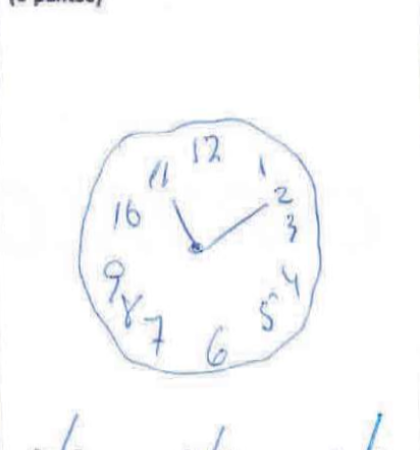
#> input picture PEF-PR24/imagenes_limpias/IC00627P01E20PD00011_2211300001-1 - copia.png, 420 x 450 px
$ python -i contour.py   (imports and definitions only)
#> lines starting #> are read from the running program, lines starting #| are printed output that depends on the picture; after the words box and inside, x2 and y2 are one past the last pixel; in counts of white or black regions, pixels touching at a corner belong together
import cv2
import numpy as np
from shapely.geometry import Polygon

def fit_circle_to_contour(contour:np.ndarray):
    '''
    Function to fit the smallest circle to the detected contour
    Parameters:    contour: detectec contour

    Returns:        center(tuple): center of the circle
                    raidus(int): radius of the circle
    '''
    (x, y), radius = cv2.minEnclosingCircle(contour)
    center = (int(x), int(y))
    radius = int(radius)
    return center, radius

def calculate_circularity(polygon):
    '''
    Function to calculate circularity
    Parameters:    polygon: polygon of the contour

    Returns:        the cicularuty of the polygon
    '''
    area = polygon.area
    perimeter = polygon.length
    if perimeter == 0:
        return 0
    return (4 * np.pi * area) / (perimeter ** 2)

def process_image_for_contours(image_path:str):
    '''
    Function to process the image and give a score to the contour
    Parameters:    image_path:str: path of the image to process

    Returns:        circle_info: characteristics of the circle
    '''
    image = cv2.imread(image_path)
#> image is the input picture: shape (450, 420, 3); mean B, G, R 251.9, 251.1, 250.5
    image_copy = image.copy()
    image_2 = image.copy()
    cv2.imwrite('static/original.png',image_copy)
    gray = cv2.cvtColor(image, cv2.COLOR_BGR2GRAY)
    clahe = cv2.createCLAHE(clipLimit=2.0, tileGridSize=(8, 8))
    gray = clahe.apply(gray)
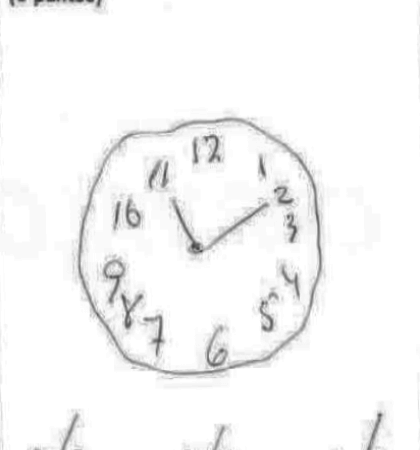
#> gray: shape (450, 420); min 55, max 255, mean 247.4
    blurred = cv2.GaussianBlur(gray, (7, 7), 0)
    edges = cv2.Canny(blurred, 50, 150)
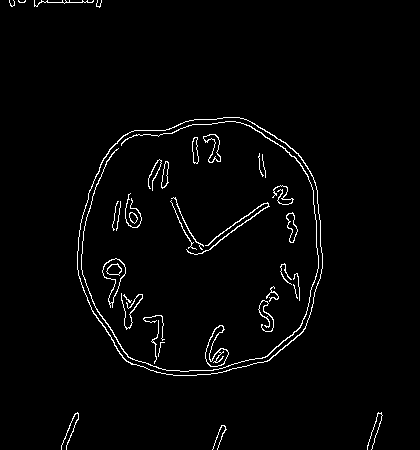
#> edges: shape (450, 420); 2.2% white in thin lines or dots, all inside (x1, y1, x2, y2) = (9, 0, 383, 450)
    thresh = cv2.adaptiveThreshold(edges, 255, cv2.ADAPTIVE_THRESH_GAUSSIAN_C,
                                    cv2.THRESH_BINARY_INV, 15   , 2)
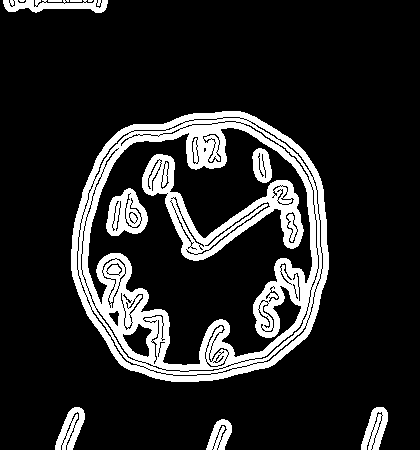
#> thresh: shape (450, 420); 15.2% white; 12 white regions (2 under 20 px)
    contours, _ = cv2.findContours(thresh, cv2.RETR_EXTERNAL,
                                   cv2.CHAIN_APPROX_SIMPLE)
#> contours = 9 contours, 4 with area under 20; largest, box (x1, y1, x2, y2) and area: (71, 111, 329, 382) 56700, (3, 0, 108, 13) 729, (55, 407, 85, 450) 707, (361, 407, 388, 450) 692, (206, 419, 232, 450) 496

    circle_info = []
    min_area = 5000
    score = 3
    open = 0
    for contour in contours:
        if cv2.contourArea(contour) > min_area:
            center, radius = fit_circle_to_contour(contour)
            contour_area = cv2.contourArea(contour)
            circle_area = np.pi * (radius ** 2)
            roundness = contour_area / circle_area if circle_area > 0 else 0

            cv2.drawContours(image, [contour], -1, (0, 255, 0),
                             thickness=cv2.FILLED)
            cv2.circle(image, center, radius, (255, 0, 0), 2)

            polygon = Polygon([tuple(point[0]) for point in contour])
            convex_hull = polygon.convex_hull
            circularity = calculate_circularity(convex_hull)
            if roundness>=0.65:
                score = 2
                closed = 0
            elif roundness< 0.65 and roundness>=0.30:
                score = 1
                closed = 0
            elif roundness < 0.30:
                score = 0

            if score == 0:
                closed = 0
                kernel = np.ones((19,19), np.uint8)
                gray = cv2.cvtColor(image_2, cv2.COLOR_BGR2GRAY)
                clahe = cv2.createCLAHE(clipLimit=2.0, tileGridSize=(8, 8))
                gray = clahe.apply(gray)
                blurred = cv2.GaussianBlur(gray, (7, 7), 0)
                edges = cv2.Canny(blurred, 50, 150)
                thresh = cv2.adaptiveThreshold(edges, 255, cv2.ADAPTIVE_THRESH_GAUSSIAN_C,
                                            cv2.THRESH_BINARY_INV, 15   , 2)
                closing = cv2.morphologyEx(thresh, cv2.MORPH_CLOSE, kernel)
                contours_closing, _ = cv2.findContours(closing, cv2.RETR_EXTERNAL,
                                                       cv2.CHAIN_APPROX_SIMPLE)

                if contours_closing:
                    contour_closing = max(contours_closing, key=cv2.contourArea)
                    center, radius = fit_circle_to_contour(contour_closing)
                    cv2.drawContours(image_2, [contour_closing], -1, (0, 255, 0),
                                     thickness=cv2.FILLED)
                    cv2.circle(image_2, center, radius, (255, 255, 0), 2)
                    contour_area = cv2.contourArea(contour_closing)
                    circle_area = np.pi * (radius ** 2)
                    roundness = contour_area / circle_area if circle_area > 0 else 0
                    if roundness >= 0.30:
                        score = 1
                        open = 1

            circle_info.append({
                "center": center,
                "radius": radius,
                "circularity": circularity,
                "roundness": roundness,
                "score":score,
                "Closed":closed,
                "circle area":circle_area
            })
#> this loop made 9 passes
#> area in calculate_circularity on pass 4: 57208
#> contour on passes 5 to 8: [[88, 0], [88, 1], [91, 1], [92, 0]], [[70, 0], [70, 1], [81, 1], [81, 0]], [[48, 0], [48, 1], [61, 1], [61, 0]], [[19, 0], [20, 1], [23, 1], [24, 0]]
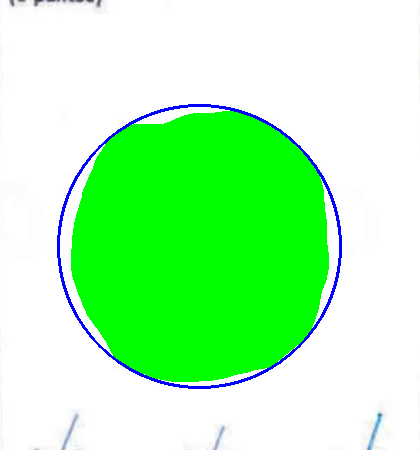
#> image: shape (450, 420, 3); mean B, G, R 177.8, 250.9, 174.1
#> after the loop, circle_info = 1 item; open = 0

    if not circle_info:
        print("No contours found")

    processed_image_path = 'contour/final_contour.png'
    if (score == 1 or score == 2 or score == 0) and open == 0:
        cv2.imwrite(processed_image_path, image)
    if score == 1 and open == 1:
        cv2.imwrite(processed_image_path, image_2)

    return processed_image_path, circle_info

>>> result = process_image_for_contours('imagenes_limpias/IC00627P01E20PD00011_2211300001-1 - copia.png')

$ run again, on PEF-PR24/imagenes_limpias/IC01761P01E20PD00011_2302130001-1 - copia.png
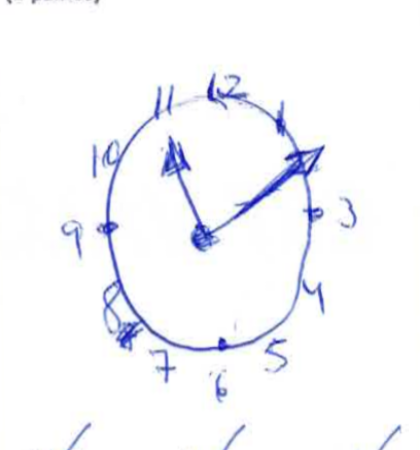
#> input picture PEF-PR24/imagenes_limpias/IC01761P01E20PD00011_2302130001-1 - copia.png, 420 x 450 px
#> in process_image_for_contours, image is the input picture: shape (450, 420, 3); mean B, G, R 250.9, 247.2, 246.5
#> in process_image_for_contours, `edges = cv2.Canny(blurred, 50, 150)`:
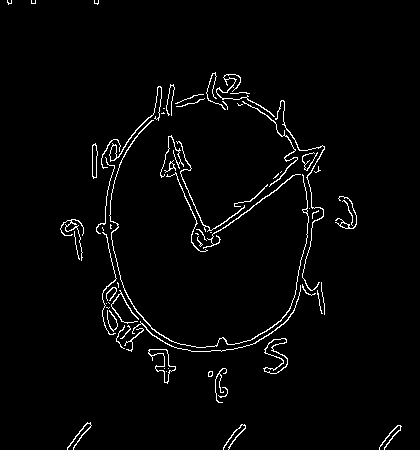
#> edges: shape (450, 420); 2.5% white in thin lines or dots
#> thresh: shape (450, 420); 15.6% white; 12 white regions (4 under 20 px)
#> contours = 11 contours, 3 with area under 20; largest, box (x1, y1, x2, y2) and area: (55, 67, 363, 389) 58768, (202, 362, 234, 409) 975, (217, 418, 252, 450) 550, (61, 417, 97, 450) 536, (373, 419, 407, 450) 447, (88, 0, 105, 10) 96, (1, 0, 18, 10) 96, (25, 0, 42, 10) 93
#> the loop in process_image_for_contours, `for contour in contours:` made 11 passes
#> area in calculate_circularity on pass 5: 72190
#> after the loop in process_image_for_contours, `for contour in contours:`:
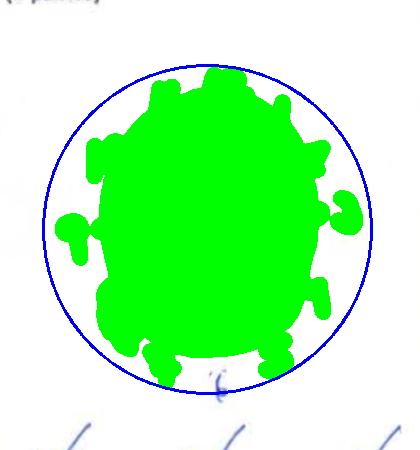
#> image: shape (450, 420, 3); mean B, G, R 174.5, 250.4, 170.2
#> after the loop in process_image_for_contours, `for contour in contours:`: circle_info = 1 item; open = 0

$ run again, on PEF-PR24/imagenes_limpias/IC05328P01E20PD00011_2302060001-1 - copia.png
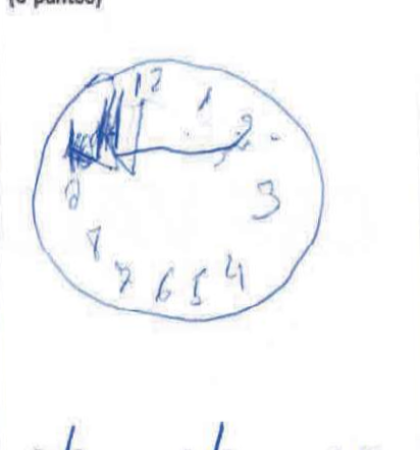
#> input picture PEF-PR24/imagenes_limpias/IC05328P01E20PD00011_2302060001-1 - copia.png, 420 x 450 px
#> in process_image_for_contours, image is the input picture: shape (450, 420, 3); mean B, G, R 250.4, 248.9, 247.9
#> in process_image_for_contours, `edges = cv2.Canny(blurred, 50, 150)`:
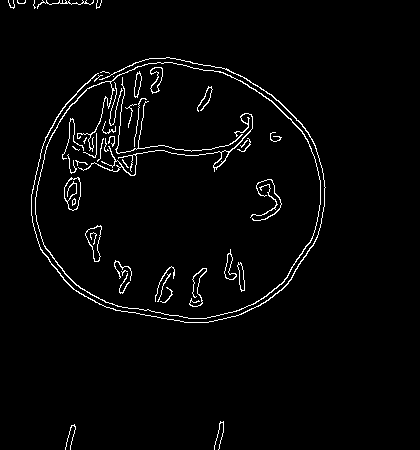
#> edges: shape (450, 420); 2.7% white in thin lines or dots, all inside (x1, y1, x2, y2) = (8, 0, 326, 450)
#> thresh: shape (450, 420); 16.9% white; 10 white regions (1 under 20 px)
#> contours = 5 contours, 1 with area under 20; largest, box (x1, y1, x2, y2) and area: (25, 51, 331, 329) 66374, (2, 0, 108, 14) 937, (208, 416, 230, 450) 522, (59, 419, 82, 450) 472
#> the loop in process_image_for_contours, `for contour in contours:` made 5 passes
#> area in calculate_circularity on pass 3: 66761
#> after the loop in process_image_for_contours, `for contour in contours:`:
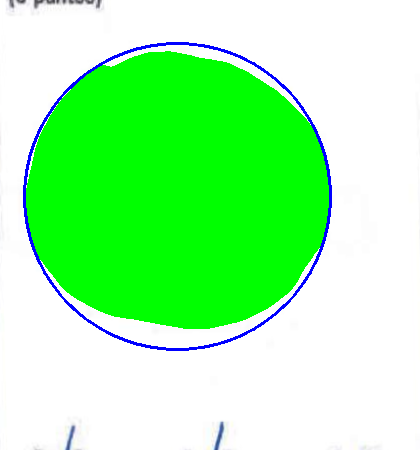
#> image: shape (450, 420, 3); mean B, G, R 164.8, 250.5, 160.8
#> after the loop in process_image_for_contours, `for contour in contours:`: circle_info = 1 item; open = 0

$ run again, on PEF-PR24/imagenes_limpias/IC06081P01E20PD00011_2205160001-1 - copia.png
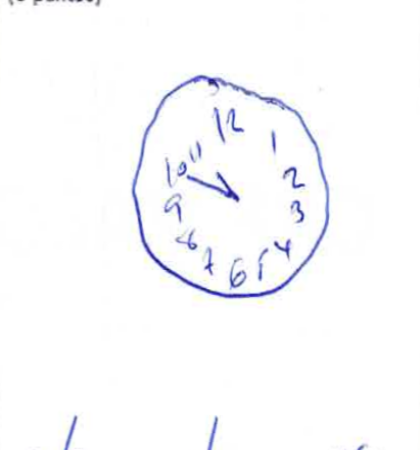
#> input picture PEF-PR24/imagenes_limpias/IC06081P01E20PD00011_2205160001-1 - copia.png, 420 x 450 px
#> in process_image_for_contours, image is the input picture: shape (450, 420, 3); mean B, G, R 252.3, 250.5, 250.3
#> in process_image_for_contours, `edges = cv2.Canny(blurred, 50, 150)`:
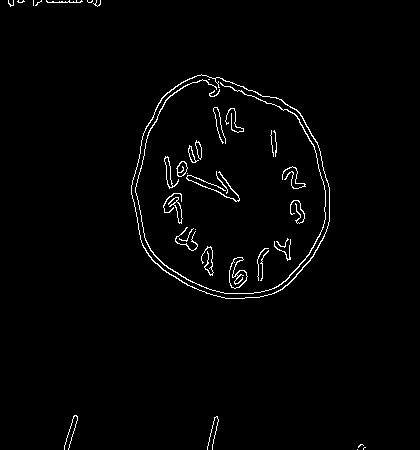
#> edges: shape (450, 420); 1.8% white in thin lines or dots, all inside (x1, y1, x2, y2) = (8, 0, 366, 450)
#> thresh: shape (450, 420); 11.9% white; 11 white regions (4 under 20 px)
#> contours = 9 contours, 4 with area under 20; largest, box (x1, y1, x2, y2) and area: (125, 69, 336, 305) 38473, (2, 0, 107, 12) 688, (58, 409, 84, 450) 634, (201, 411, 225, 450) 590, (351, 438, 371, 450) 148
#> the loop in process_image_for_contours, `for contour in contours:` made 9 passes
#> area in calculate_circularity on pass 4: 38814.5
#> after the loop in process_image_for_contours, `for contour in contours:`:
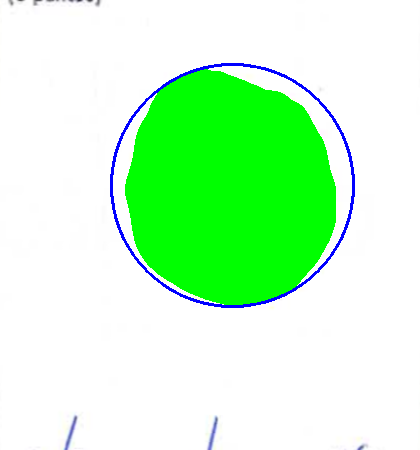
#> image: shape (450, 420, 3); mean B, G, R 202.5, 251.6, 199.4
#> after the loop in process_image_for_contours, `for contour in contours:`: circle_info = 1 item; open = 0
